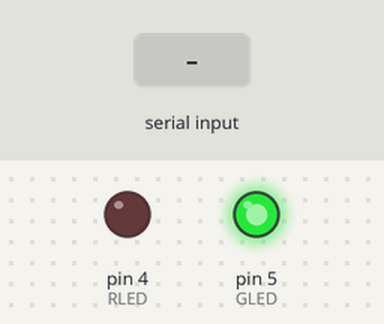
Bench run of a sketch on a simulated Arduino Uno, built with avr-gcc and run on an emulated ATmega328P. On the bench: output pins drawn as LEDs (lit = HIGH). The inputs (shaded band) are chosen by the test bench.

Above: at 1.2 s.
1.3 s: "1" received over the second serial link
At 2.7 s:
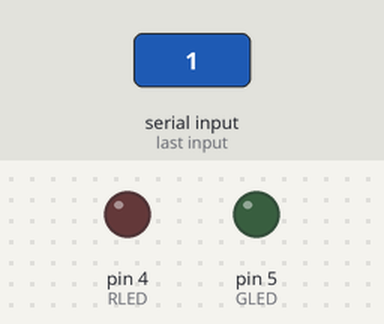
Timing chart, 0 to 4.3 s (numbered marks = the images above; inputs shaded):
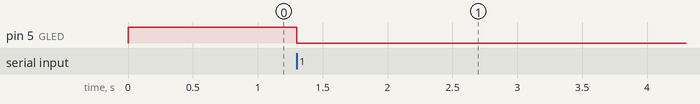

Measured:
- after the input at 1.3 s, pin 4 (RLED): stays LOW (without the input it goes to HIGH after 1.8 s); pin 5 (GLED): HIGH → LOW after 0.00 s instead of 1.8 s

The sketch:

S2ESWeeks3and4Lab_slave.ino
```cpp
#include<SoftwareSerial.h>
SoftwareSerial slave(10,11);
const int RLED = 4;
const int GLED = 5;
const int timeout = 3100;
unsigned long timer = 0;
enum TlStates
{
  Red = 1,
  Green = 0
};
enum TlStates state;
void setup()
{
  pinMode(RLED, OUTPUT);
  pinMode(GLED, OUTPUT);
  slave.begin(9600);
}

void loop()
{
  if(slave.available() > 0)
  {
    state = slave.read();
    timer = millis();
    slave.write('s');
  }
  switch (state)
  {
    case Red:
    {
      digitalWrite(RLED, HIGH);
      digitalWrite(GLED, LOW);
      break;
    }
    case Green:
    {
      if(millis() - timer < timeout)
      {
        digitalWrite(RLED, LOW);
        digitalWrite(GLED, HIGH);
      }
      else
      {
        digitalWrite(RLED, HIGH);
        digitalWrite(GLED, LOW);
      }
      break;
    }
    default:
    {
      digitalWrite(RLED, LOW);
      digitalWrite(GLED, LOW);
      break;
    }
  }
}
```
